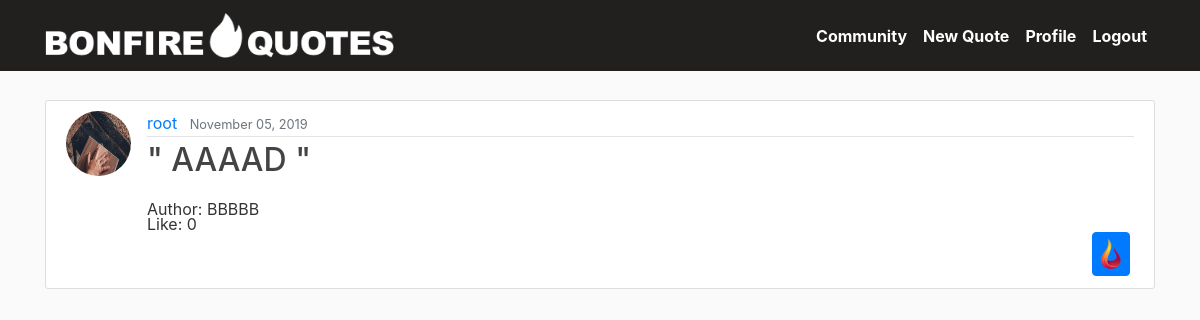
Page / (signed in) on the committed database.
### quotes/models.py (models this page shows, shortened)
class Post(models.Model):
    quote = models.CharField(max_length=200, default="")
    author = models.ForeignKey('Author', on_delete=models.CASCADE, null=True, blank=True)
    categories = models.ManyToManyField('Category', through='PostCategory')
    backgrounds = models.ManyToManyField('Background', through='PostBackground')
    draft = models.BooleanField(default=False)
    slug = models.SlugField(unique=True, null=True, blank=True)
    published = models.DateTimeField(
        default=timezone.now,
        auto_now=False,
        auto_now_add=False,
        blank=True,
        unique=True
        )
    date_posted = models.DateTimeField(default=timezone.now)
    user = models.ForeignKey(User, on_delete=models.CASCADE, default="")
    likes = models.IntegerField(default=0)
    feature_qotd = models.BooleanField(default=False, verbose_name="Featured QOTD")
    featured_as_qotd = models.BooleanField(default=False, verbose_name="Has Been QOTD")
    img = models.ImageField(default='default.jpg', upload_to='quote_pics', verbose_name="Quote Img")
    img_author = models.CharField(max_length=50, default="", verbose_name="Photographer")
    img_author_url = models.URLField(max_length=100, default="", verbose_name="Photographer url")

class Author(models.Model):
    name = models.CharField(max_length=100, default="")
    img = models.ImageField(default='author_default.jpg', upload_to='profile_pics')
    slug = models.SlugField(unique=True, default="")
    def __str__(self):
        return self.name

### users/models.py (models this page shows, shortened)
class Profile(models.Model):
    user = models.OneToOneField(User, on_delete=models.CASCADE)
    image = models.ImageField(default='default.jpg', upload_to='profile_pics')
    bio = models.TextField(blank=False, default='')
    favoriteQuote = models.TextField()
    currentCity = models.TextField()

### quotes/views.py (the view)
# urls.py: 2. Add a URL to urlpatterns:  path('', views.home, name='home')
def home(request):
    context = {
        'posts': Post.objects.filter(feature_qotd=True).order_by("-date_posted")
    }
    return render(request, 'quotes/home.html', context)

### quotes/templatetags/like.py (called while the page is built)
@register.simple_tag(takes_context=True)
def get_like(context, post):
    try:
        request = context['request']
        post = Like.objects.get(post=post, user=request.user)
        return post
    except Exception as e:
        return None

### quotes/templates/quotes/home.html (shortened to what this page needs)
{% extends "quotes/base.html" %} {% load like %} {% load static %} {% block content %} {% for post in posts %}
<article class="media content-section">
    <img class="rounded-circle article-img" src="{{ post.user.profile.image.url }}">
    <div class="media-body">
        <div class="article-metadata">
            <a class="mr-2" href="#">{{ post.user }}
                    </a>
            <small class="text-muted">{{ post.date_posted|date:"F d, Y" }}</small>
        </div>
        <h2><a class="article-title" href="{% url 'post-detail' post.id %}">" {{ post.quote }} "</a></h2>
        <p class="article-content" style="line-height: 15px">
            Author: {{ post.author }} <br/> Like: {{ post.likes }} {% if user.is_authenticated %} {% get_like post as like %} {% if like.value == 0 %}
            <a href="#" onClick="document.getElementById('likebutton{{ post.id }}').submit()" class="btn btn-primary px-2 mr-1" style="float:right">
                <img src="{% static 'quotes/fire_icon.png' %}" style="width: 20px; height:30px;">
            </a>
            {% elif like.value == 1 %}
            <a href="#" onClick="document.getElementById('dislikebutton{{ post.id }}').submit()" class="btn btn-danger px-2" style="float:right">
                <img src="{% static 'quotes/fire_icon.png' %}" style="width: 20px; height:30px;">
            </a>
            {% else %}
            <a href="#" onClick="document.getElementById('likebutton{{ post.id }}').submit()" class="btn btn-primary px-2 mr-1" style="float:right">
                <img src="{% static 'quotes/fire_icon.png' %}" style="width: 20px; height:30px;">
            </a>
            {% endif %}
            {% endif %}
        </p>
    </div>
</article>
{% endfor %} {% endblock content %}

### quotes/static/quotes/main.css (style rules this page uses)
* { padding: 0px; margin: 0px; box-sizing: border-box; }
body { background: #fafafa; color: #333333; margin-top: 5rem; }
h1, h2, h3, h4, h5, h6 { color: #444444; }
.content-section { background: #ffffff; padding: 10px 20px; border: 1px solid #dddddd; border-radius: 3px; margin-bottom: 20px; margin-top: 20px; }
.article-title { color: #444444; }
.article-content { white-space: pre-line; }
.article-img { height: 65px; width: 65px; margin-right: 16px; }
.article-metadata { padding-bottom: 1px; margin-bottom: 4px; border-bottom: 1px solid #e3e3e3; }
html { height: 100%; }

### rows in the picture
Post: user.profile.image (placeholder picture), user "root", date_posted "November 05, 2019", quote "AAAAD", author "BBBBB", likes "0"
